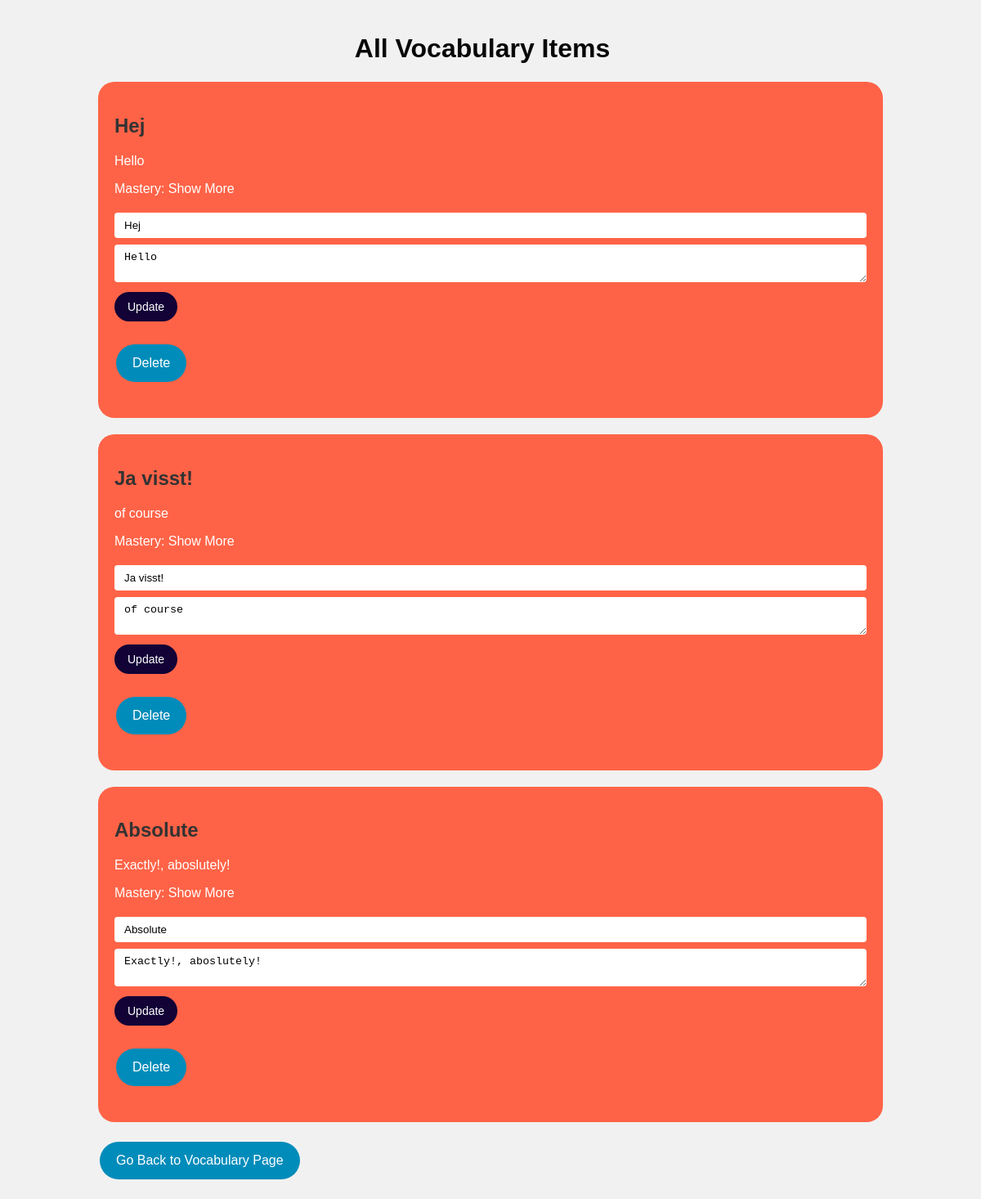
The page /vocabulary/all on the database its author committed.
### language_learning_platform/models/models.py (models this page shows, shortened)
class Vocabulary(db.Model):
    __tablename__ = 'vocabulary'
    id = db.Column(db.Integer, primary_key=True)
    title = db.Column(db.String(80), nullable=False)
    description = db.Column(db.String(200), nullable=False)
    mastery = db.Column(db.String(20), nullable=False, default='Show More')

### language_learning_platform/routes/vocabulary.py (the view)
@vocabulary.route('/all', methods=['GET'])
def all_vocabulary():
    vocab_items = Vocabulary.query.all()
    return render_template('all_vocabulary.html', items=vocab_items)

### templates/all_vocabulary.html (shortened to what this page needs)
{% extends 'base.html' %}
{% block content %}
<div style="text-align: center; margin-right: 20px;">
    <h1 style="color: #080808;">All Vocabulary Items</h1>
</div>
{% for item in items %}
    <div class="item-card">
        <h2>{{ item.title }}</h2>
        <p>{{ item.description }}</p>
        <p>Mastery: {{ item.mastery }}</p>
        <div class="item-form">
            <form method="POST" action="{{ url_for('vocabulary.update_vocabulary', id=item.id) }}">
                <input type="text" name="title" value="{{ item.title }}" required>
                <textarea name="description" required>{{ item.description }}</textarea>
                <input type="submit" value="Update">
            </form>
        </div>
        <form method="POST" action="{{ url_for('vocabulary.delete_vocabulary', id=item.id) }}">
            <input class="button" type="submit" value="Delete">
        </form>
    </div>
{% endfor %}
<a href="{{ url_for('vocabulary.vocabulary_page') }}" class="button">Go Back to Vocabulary Page</a>
{% endblock %}

### static/style.css (style rules this page uses)
body { font-family: Arial, sans-serif; margin: 0; padding: 0; background-color: #f1f1f1; }
h1, h2, h3 { color: #333; }
a { color: #0066cc; text-decoration: none; }
form { margin-bottom: 20px; }

### templates/all_vocabulary.html (style rules this page uses)
.item-card { background-color: #ff6347; border-radius: 20px; padding: 20px; margin-bottom: 20px; color: white; }
.button { background-color: #008CBA; border: none; color: white; padding: 14px 20px; text-align: center; text-decoration: none; display: inline-block; font-size: 16px; margin: 4px 2px; cursor: pointer; border-radius: 50px; }
.item-form { margin-bottom: 20px; }
.item-form input[type=text], .item-form textarea { width: 100%; padding: 8px 12px; margin: 4px 0; box-sizing: border-box; border: none; border-radius: 4px; }
.item-form input[type=submit] { background-color: #120236; color: white; padding: 10px 16px; margin: 4px 0; border: none; border-radius: 50px; cursor: pointer; font-size: 14px; }

### rows shown on the page
Vocabulary: title "Hej", description "Hello", mastery "Show More"
Vocabulary: title "Ja visst!", description "of course", mastery "Show More"
Vocabulary: title "Absolute", description "Exactly!, aboslutely!", mastery "Show More"
